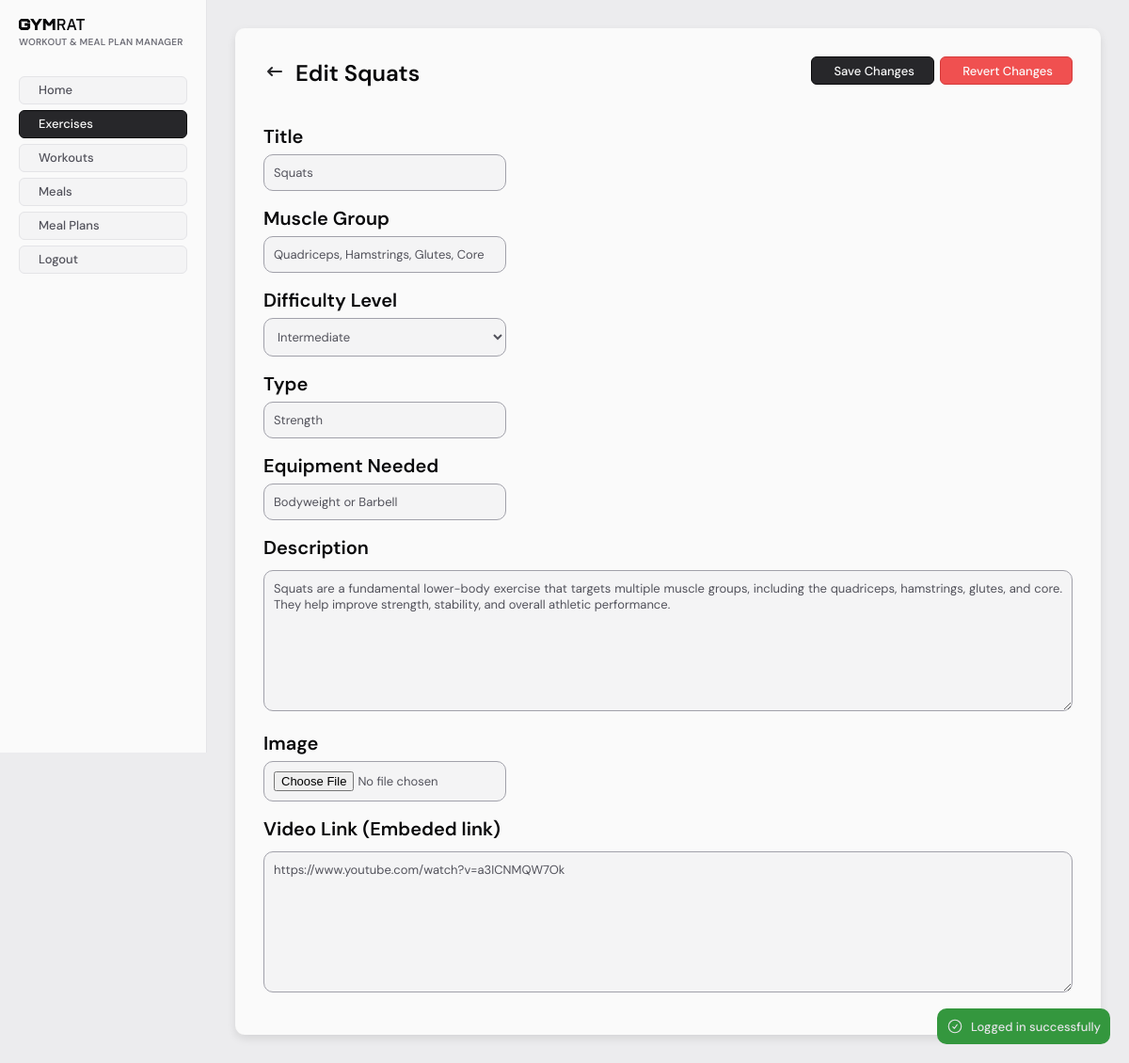
Page /staff/wnmp/exercises/edit/index.php?id=1 (signed in) on the earlier database version.
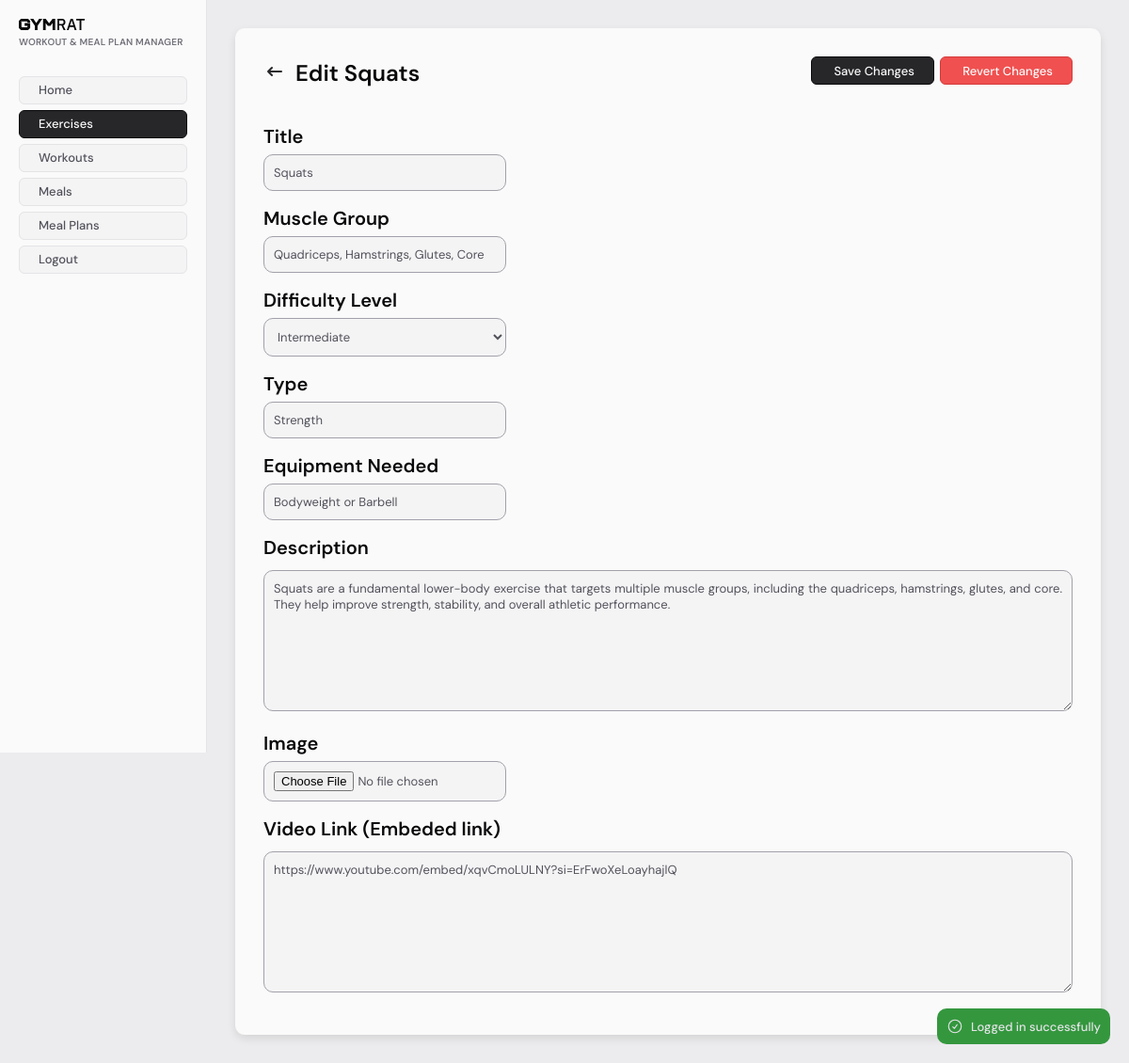
Same page on the later database version.
### tables this page shows
CREATE TABLE `exercises` (
  `id` int NOT NULL,
  `name` varchar(100) NOT NULL,
  `description` varchar(500) NOT NULL,
  `video_link` varchar(255) DEFAULT 'https://www.youtube.com/watch?v=a3ICNMQW7Ok',
  `created_at` timestamp NOT NULL DEFAULT CURRENT_TIMESTAMP,
  `updated_at` timestamp NOT NULL DEFAULT CURRENT_TIMESTAMP,
  `image` varchar(255) NOT NULL DEFAULT '',
  `muscle_group` varchar(255) NOT NULL,
  `difficulty_level` varchar(100) NOT NULL,
  `type` varchar(100) NOT NULL,
  `equipment_needed` varchar(255) NOT NULL
);

### src/db/Database.php (called while the page is built, shortened)
<?php
class Database
{
    private static null|Database $instance = null;
    private $CONFIG = [
        "host" => "gymrat_db",
        "username" => "root",
        "password" => "123456",
        "dbname" => "gymrat",
    ];
    private function __construct()
    {
        try {
            $tz = (new DateTime('now', new DateTimeZone('Asia/Colombo')))->format('P');
            $this->conn = new PDO(
                "mysql:host=" . $this->CONFIG['host'] . ";dbname=" . $this->CONFIG['dbname'],
                $this->CONFIG['username'],
                $this->CONFIG['password'],
                [
                    \PDO::ATTR_ERRMODE => \PDO::ERRMODE_EXCEPTION,
                    \PDO::MYSQL_ATTR_INIT_COMMAND => "SET time_zone='$tz'"
                ]
            );
        } catch (PDOException  $e) {
            die("database connection failed: " . $e->getMessage());
        }
    }
    public static function get_conn()
    {
        if (!self::$instance) {
            self::$instance = new Database();
        }
        return self::$instance->conn;
    }
}

### src/db/models/Exercise.php (called while the page is built, shortened)
<?php
require_once __DIR__ . "/../Model.php";
class Exercise extends Model
{
    protected $table = "exercises";
    public function fill(array $data)
    {
        $this->name = $data['name'] ?? "";
        $this->description = $data['description'] ?? "";
        $this->video_link = $data['video_link'] ?? "";
        $this->muscle_group = $data['muscle_group'] ?? "";
        $this->difficulty_level = $data['difficulty_level'] ?? "";
        $this->type = $data['type'] ?? "";
        $this->equipment_needed = $data['equipment_needed'] ?? "";
    }
    public function get_by_id(int $id)
    {
        $sql = "SELECT * FROM $this->table WHERE id = :id LIMIT 1";
        $stmt = $this->conn->prepare($sql);
        $stmt->execute(['id' => $id]);
    }
}

### src/db/Model.php (called while the page is built, shortened)
<?php
require_once __DIR__ . "/Database.php";
abstract class Model
{
    public function __construct()
    {
        $this->conn = Database::get_conn();
    }
}

### src/staff/wnmp/exercises/edit/index.php (the view, shortened to what the changed rows need)
<?php
require_once "../../../../auth-guards.php";
require_once "../../../../db/models/Exercise.php";
require_once "../../../../alerts/functions.php";
$exercise = new Exercise();
if (!isset($_SESSION['exercise'])) {
    try {
        $exercise->get_by_id($id);
    } catch (Exception $e) {
        redirect_with_error_alert("Failed to fetch exercise: " . $e->getMessage(), "/staff/wnmp");
        exit;
    }
} else {
    $exercise = unserialize($_SESSION['exercise']);
}
$menuBarConfig = [
    "title" => "Edit " . $exercise->name,
    "showBack" => true,
    "goBackTo" => "/staff/wnmp/exercises/view/index.php?id=$id",
    "useButton" => true,
    "options" => [
        ["title" => "Save Changes", "buttonType" => "submit", "type" => "secondary"],
        ["title" => "Revert Changes", "buttonType" => "submit", "formAction" => "revert_exercise.php", "type" => "destructive"]
    ]
];
require_once "../../../includes/header.php";
?>
<main>
    <div class="staff-base-container">
        <div class="form">
            <form action="edit_exercise.php" method="POST" enctype="multipart/form-data">
                <?php require_once "../../../includes/menubar.php"; ?>
                <div style="padding: 5px 10px;">
                    <div style="margin-bottom: 10px">
                        <h2><label for="edit-title">Title</label></h2>
                        <input type="text" id="edit-title" name="exercise_name"
                            class="staff-input-primary staff-input-long" value="<?= $exercise->name ?>">
                    </div>
                    <div style="margin-bottom: 10px">
                        <h2><label for="edit-muscle-group">Muscle Group</label></h2>
                        <input type="text" id="edit-muscle-group" name="exercise_muscle_group"
                            class="staff-input-primary staff-input-long" value="<?= $exercise->muscle_group ?>">
                    </div>
                    <div style="margin-bottom: 10px">
                        <h2><label for="edit-difficulty-level">Difficulty Level</label></h2>
                        <select name="exercise_difficulty_level" id="edit-difficulty-level" class="staff-input-primary staff-input-long">
                            <option value="Intermediate" <?= $exercise->difficulty_level == 'Intermediate' ? 'selected' : '' ?>>Intermediate</option>
                        </select>
                    </div>
                    <div style="margin-bottom: 10px">
                        <h2><label for="edit-type">Type</label></h2>
                        <input type="text" id="edit-type" name="exercise_type"
                            class="staff-input-primary staff-input-long" value="<?= $exercise->type ?>">
                    </div>
                    <div style="margin-bottom: 10px">
                        <h2><label for="edit-equipment-needed">Equipment Needed</label></h2>
                        <input type="text" id="edit-equipment-needed" name="exercise_equipment_needed"
                            class="staff-input-primary staff-input-long" value="<?= $exercise->equipment_needed ?>">
                    </div>
                    <div style="margin: 10px 0">
                        <h2><label for="edit-description">Description</label></h2>
                        <textarea id="edit-description" name="exercise_description"
                            class="staff-textarea-primary staff-textarea-large"
                            placeholder="Enter a exercise description"><?= $exercise->description ?></textarea>
                    </div>
                    <div style="margin: 10px 0">
                        <h2><label for="edit-image">Image</label></h2>
                    </div>
                    <div style="margin: 10px 0">
                        <h2><label for="edit-video_link">Video Link (Embeded link)</label></h2>
                        <textarea id="edit-video_link" name="exercise_video_link"
                            class="staff-textarea-primary staff-textarea-large"
                            placeholder="Enter a exercise video link"><?= $exercise->video_link ?></textarea>
                    </div>
                </div>
            </form>
        </div>
    </div>
</main>
<?php require_once "../../../includes/footer.php"; ?>

### src/staff/includes/menubar.php (shortened to what the changed rows need)
<?php
$title = "MenuBar";
$showBack = false;
$goBackTo = null;
if (isset($menuBarConfig)) {
    if (isset($menuBarConfig['title'])) {
        $title = $menuBarConfig['title'];
    }
    if (isset($menuBarConfig['showBack'])) {
        $showBack = $menuBarConfig['showBack'];
    }
    if (isset($menuBarConfig['goBackTo'])) {
        $goBackTo = $menuBarConfig['goBackTo'];
    }
}
?>
<div class="menu-bar">
    <div style="display: flex; align-items: center;">
        <?php if ($showBack && $goBackTo): ?>
            <a href="/staff/includes/menubar_goback.php?goBackTo=<?= $goBackTo ?>" class="menu-bar-back">
                <svg class="w-6 h-6 text-gray-800 dark:text-white" aria-hidden="true" xmlns="http://www.w3.org/2000/svg" width="24" height="24" fill="none" viewBox="0 0 24 24">
                    <path stroke="currentColor" stroke-linecap="round" stroke-linejoin="round" stroke-width="2" d="M5 12h14M5 12l4-4m-4 4 4 4"/>
                </svg>
            </a>
        <?php endif; ?>
        <h1 class="alt"><?= $title ?></h1>
    </div>
</div>

Differences in the rows shown:
changed exercises "Edit Squats": exercise_video_link "https://www.youtube.com/watch?v=a3ICNMQW7Ok" → "https://www.youtube.com/embed/xqvCmoLULNY?si=ErFwoXeLoayhajlQ"
